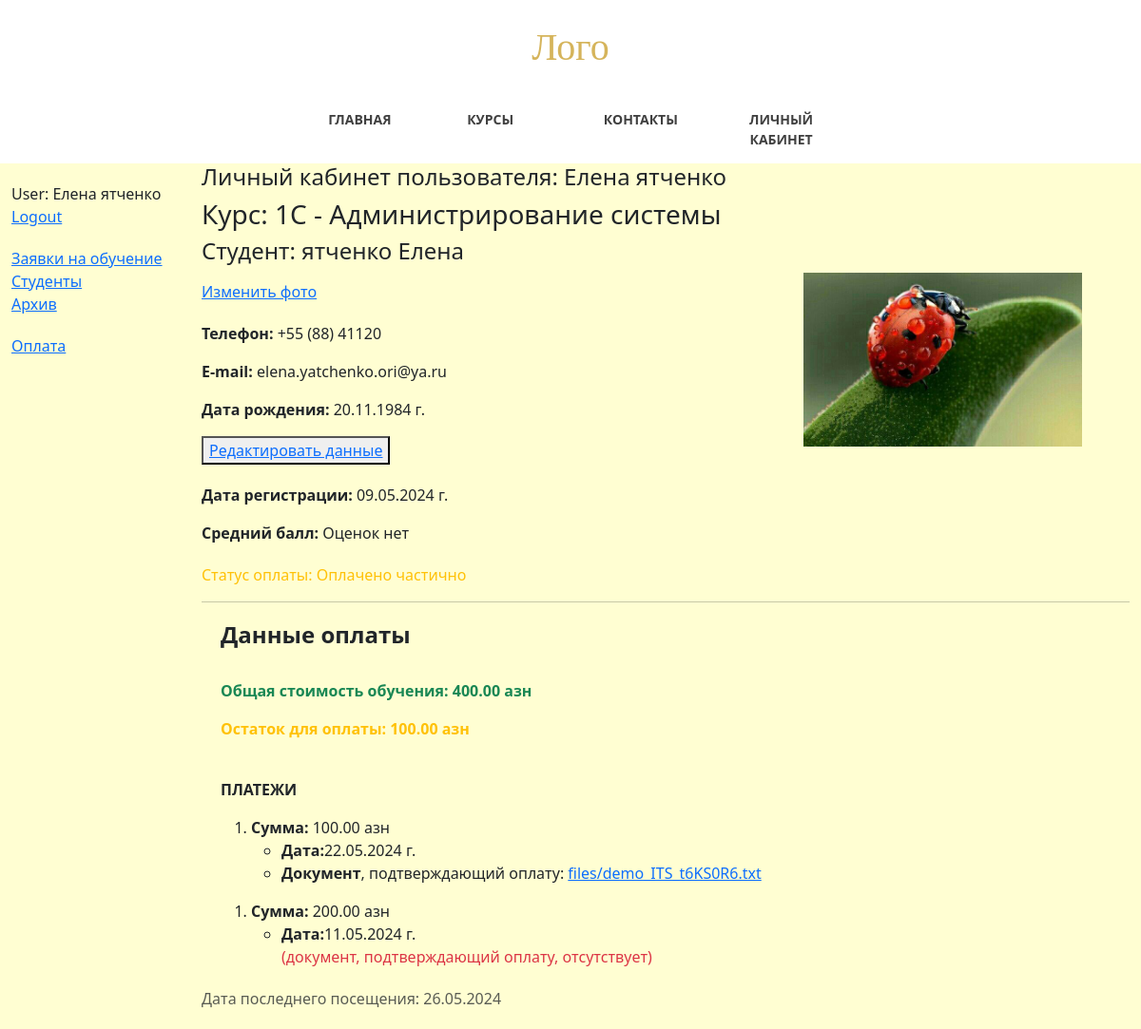
The page /main/profile/ (signed in) on the database as committed earlier.
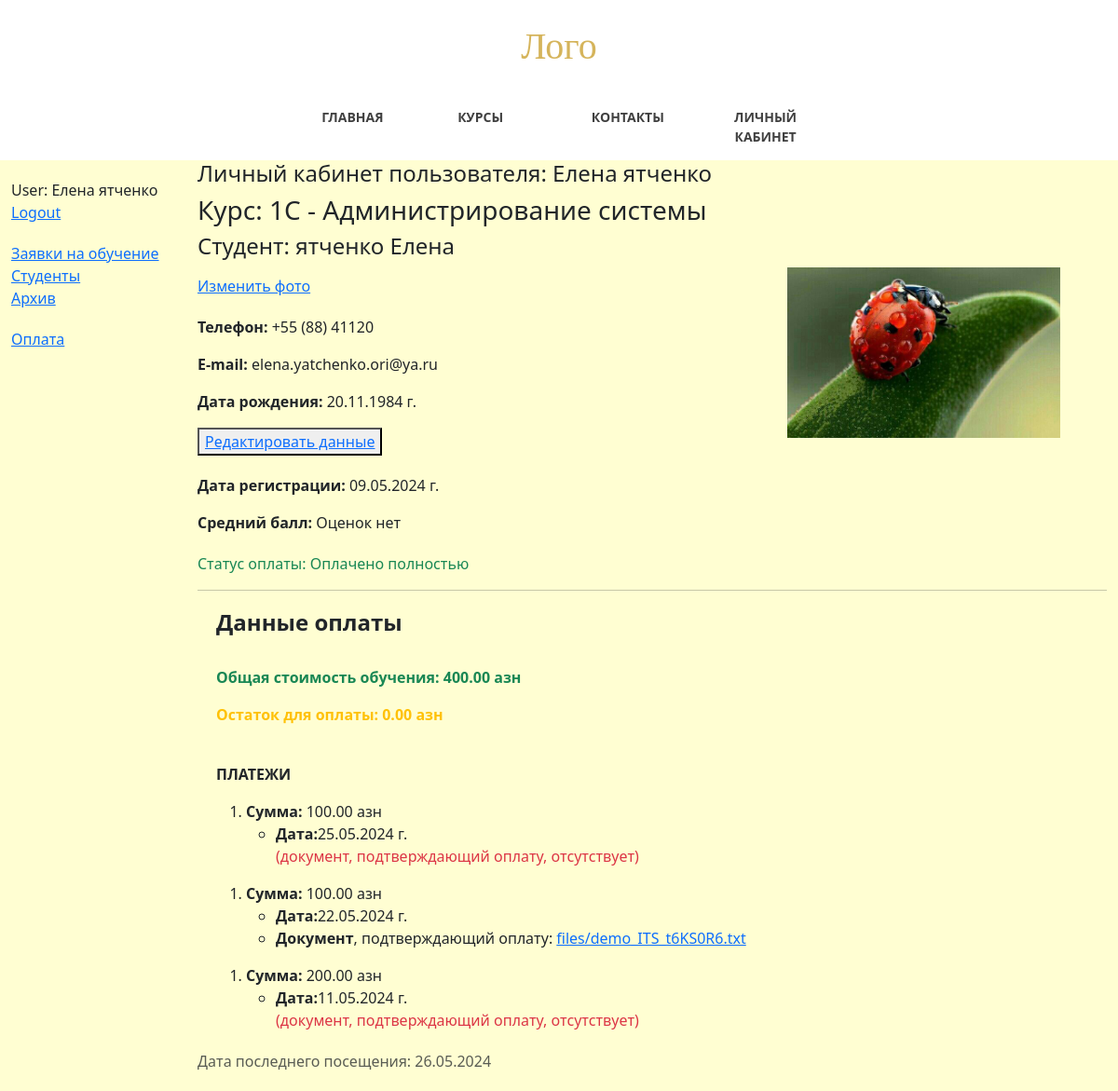
The same page on the database as committed later.
### students_app/models.py (models this page shows, shortened)
class Student(models.Model):
    related_user = models.ForeignKey(User, on_delete=models.CASCADE)
    name = models.CharField(verbose_name="Имя", max_length=50)
    surname = models.CharField(verbose_name="Фамилия", max_length=100)
    phone = models.CharField(verbose_name="Номер телефона", max_length=50)
    date_of_birth = models.DateField()
    course = models.ForeignKey(Course, on_delete=models.PROTECT)
    photo = models.ImageField(upload_to="images/", blank=True, null=True)
    @property
    def full_name(self):
        return f"{self.surname} {self.name}"
    STUDENT_STATUS = [
        ("r", "requested"),
        ("a", "approved"),
        ("f", "finished"),
    ]
    status = models.CharField(
        max_length=50,
        choices=STUDENT_STATUS,
        default="r",
        help_text="Статус студента",
    )
    request_date = models.DateField(auto_now_add=True)
    reg_date = models.DateField(blank=True, null=True)
    updated = models.DateField(auto_now=True)
    is_paid = models.BooleanField(default=False)
    is_deleted = models.BooleanField(default=False)
    deleted = models.DateField(auto_now=True)
    def average_mark(self):
        mark_list = [perf.mark for perf in self.performance_set.all()]
        if mark_list:
            return round(sum(mark_list) / len(mark_list), 2)
        else:
            return "Оценок нет"
    def rest_of_payment(self):
        paid = sum([payment.amount for payment in self.payment_set.all()])
        rest = self.course.total_cost() - paid
        return rest
    class Meta:
        ordering = ["name"]

class Course(models.Model):
    name = models.CharField(max_length=200)
    category = models.ForeignKey(Category, on_delete=models.SET_NULL, null=True)
    summary = models.TextField(max_length=1000, help_text="Краткое описание курса")
    lasting = models.IntegerField(
        default=1, help_text="Продолжительность курса, в месяцах"
    )
    cost = models.DecimalField(
        max_digits=8, decimal_places=2, help_text="Стоимость в месяц, азн"
    )
    added = models.DateField(auto_now_add=True)
    rating = models.DecimalField(max_digits=3, decimal_places=2, blank=True, null=True)
    is_deleted = models.BooleanField(default=False)
    deleted = models.DateField(auto_now=True)
    views_num = models.IntegerField(default=0)
    def total_cost(self):
        return self.lasting * self.cost
    class Meta:
        ordering = ["-name"]
    def __str__(self):
        return self.name

class Payment(models.Model):
    student = models.ForeignKey(Student, on_delete=models.CASCADE)
    amount = models.DecimalField(verbose_name="Сумма", max_digits=8, decimal_places=2)
    paid_date = models.DateField(verbose_name="Дата оплаты", default=date.today)
    document = models.FileField(upload_to="files/", null=True, blank=True)
    added = models.DateField(auto_now_add=True)
    updated = models.DateField(auto_now=True)
    class Meta:
        ordering = ["-paid_date"]
        permissions = (("can_mark_returned", "Set book as returned"),)

### students_app/views.py (the view)
# urls.py: path("profile/", views.profile, name="profile"),
@login_required
def profile(request):
    current_user = request.user
    students = current_user.student_set.all()
    stud_pay = {}
    for student in students:
        payments = Payment.objects.filter(student=student)
        stud_pay[student] = payments
    visit_date = request.session.get("visit_date", None)
    print(f"request - {request.session}")
    print(f"visit date = {visit_date}")
    print(type(visit_date))
    if visit_date is None:
        visit_date_current = date.today()
    else:
        visit_date_current = datetime.strptime(visit_date, "%Y-%m-%d")
    print(type(visit_date_current))
    print(visit_date_current)
    """переводим дату во формат строки для добавления в сессии
    (иначе будет ошибка Object of type date is not JSON serializable),
    а для вывода на страницу, переводим обратно в строку"""
    visit_date_new = date.today().strftime("%Y-%m-%d")
    request.session["visit_date"] = visit_date_new
    print(f"перевод в строку - {visit_date_new}")
    print(type(visit_date_new))
    print(f'новая дата посещения в сессии - {request.session["visit_date"]}')
    return render(
        request,
        "students_app/profile.html",
        context={"stud_pay": stud_pay, "visit_date": visit_date_current},
    )

### students_app/templates/students_app/profile.html
{% extends "base.html" %}
{% block content %}
<h4>Личный кабинет пользователя: {{ user.first_name }} {{ user.last_name }}</h4>
{% for student, payments in stud_pay.items %}
<h3>Курс: {{student.course }}</h3>
<h4>Студент: {{ student.full_name }}</h4>
{% if student.photo %}
<p class="photo">
    <img src="{{ student.photo.url }}" class="img-responsive" style="width: 30%; float: right; margin-right: 50px;"
        alt="Ваше фото">
</p>
<p style="margin-bottom:20px;"><a href="{% url 'add-photo' student.pk %}">Изменить фото</a></p>
{% else %}
<button type="button" style="margin-bottom:20px;"><a href="{% url 'add-photo' student.pk %}">Добавить фото</a></button>
{% endif %}
<p><strong>Телефон:</strong> {{student.phone}}</p>
<p><strong>E-mail:</strong> {{student.related_user.email}}</p>
<p><strong>Дата рождения:</strong> {{student.date_of_birth|date:"d.m.Y"}} г.</p>
<button type="button"><a href="{% url 'student-update' student.id%}">Редактировать данные</a></button>
{% if student.status == 'r' %}
<br>
<h4><strong>Ваша заявка находится на рассмотрении</strong></h4>
<p><strong>Дата подачи заявки:</strong> {{student.request_date|date:"d.m.Y"}} г.</p>
{% else %}
<div style="margin-top:20px; margin-bottom:20px;">
    <p><strong>Дата регистрации:</strong> {{student.reg_date|date:"d.m.Y"}} г.</p>
    <p><strong>Средний балл:</strong> {{student.average_mark}}</p>
</div>
<p class="{% if student.is_paid %}text-success{% elif not payments %}text-danger{% else %}text-warning{% endif %}">
    Статус оплаты: {% if student.is_paid %}Оплачено полностью
    {% elif not payments %}Оплаты нет
    {% else %}Оплачено частично{% endif %}</p>
<hr>
<div style="margin-left:20px;margin-top:20px">
    <h4><strong>Данные оплаты</strong></h4>
    <br>
    <p class="text-success"><strong>Общая стоимость обучения: {{ student.course.total_cost}} азн</strong>
    </p>
    <p class="text-warning"><strong>Остаток для оплаты: {{ student.rest_of_payment}} азн</strong>
    </p><br>
    {% if payments %}
    <p><b>ПЛАТЕЖИ</b></p>
    {% for payment in payments %}
    <ol>
        <li><strong>Сумма: </strong>{{ payment.amount }} азн
            <ul>
                <li><strong>Дата:</strong>{{ payment.paid_date|date:"d.m.Y" }} г.</li>
                {% if payment.document %}
                <li><strong>Документ</strong>, подтверждающий оплату:
                    <a href="{{ payment.document.url }}">{{ payment.document.name }}</a>
                </li>
                {% else %}
                <li class="text-danger" style='list-style-type:none'>(документ, подтверждающий оплату, отсутствует)</li>
                {% endif %}
            </ul>
        </li>
    </ol>
    {% endfor %}
    {% else %}<p>Нет зарегистрированных платежей</p>
    {% endif %}
</div>
{% endif %}
{% endfor %}
<div style="margin-top:20px; margin-bottom:20px;">
    <p class="text-muted">Дата последнего посещения: {{ visit_date|date:"d.m.Y" }}</p>
</div>
{% endblock %}

Rows that differ between the two databases and show on the page:
changed Student "ятченко Елена": rest_of_payment "100.00" → "0.00"; is_paid "Оплачено частично" → "Оплачено полностью"
added Payment: amount "100.00", paid_date "25.05.2024", shows "(документ, подтверждающий оплату, отсутствует)"
